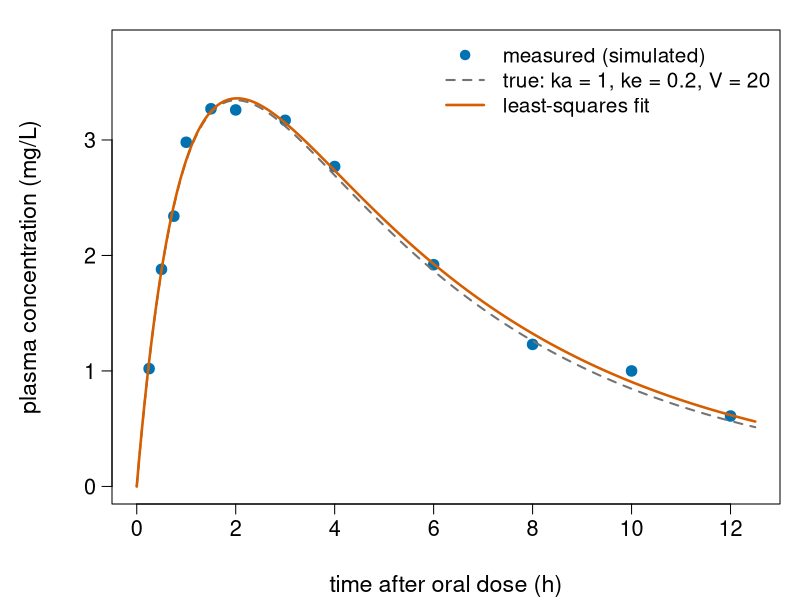
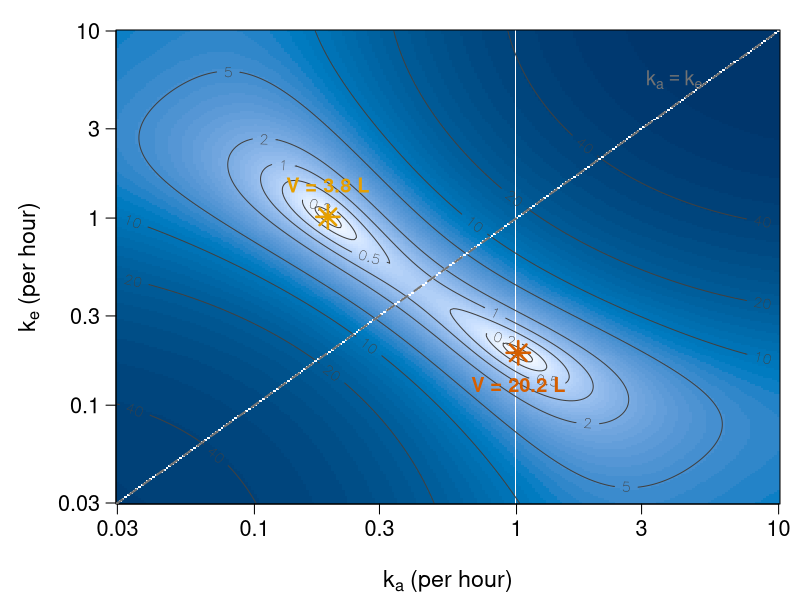
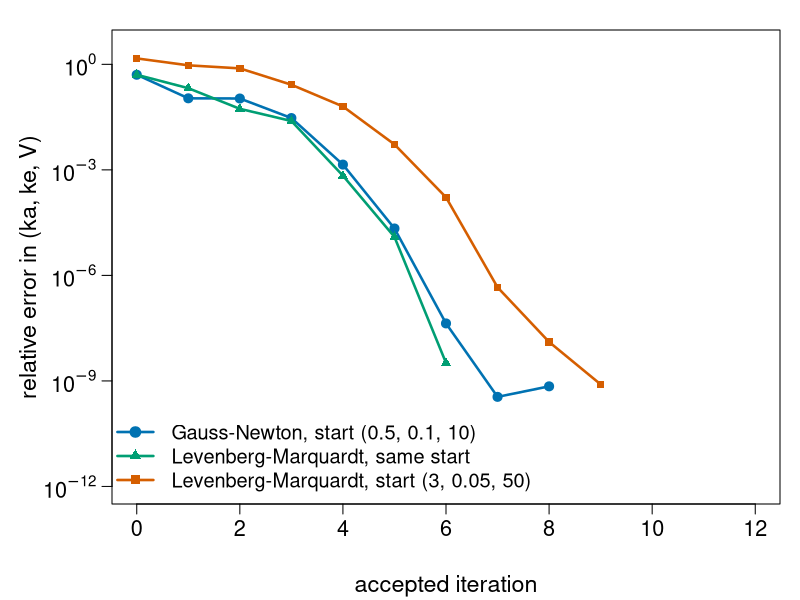
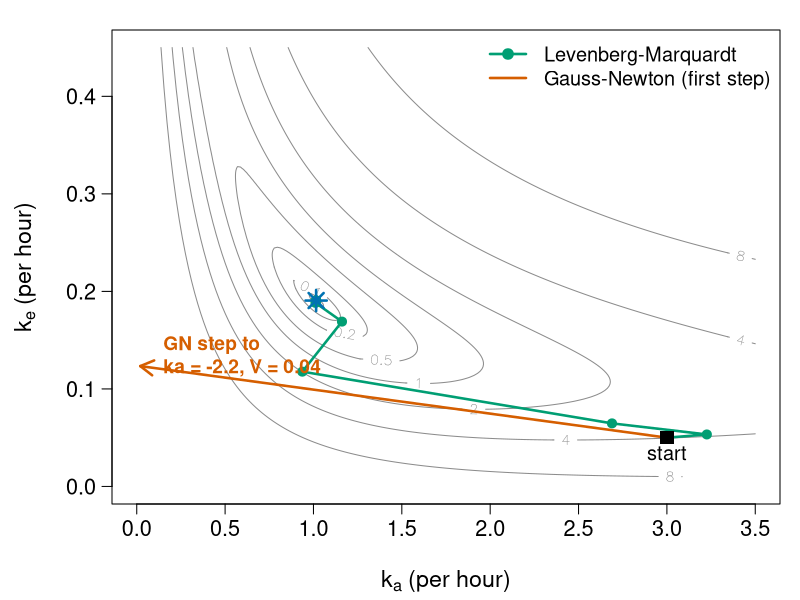
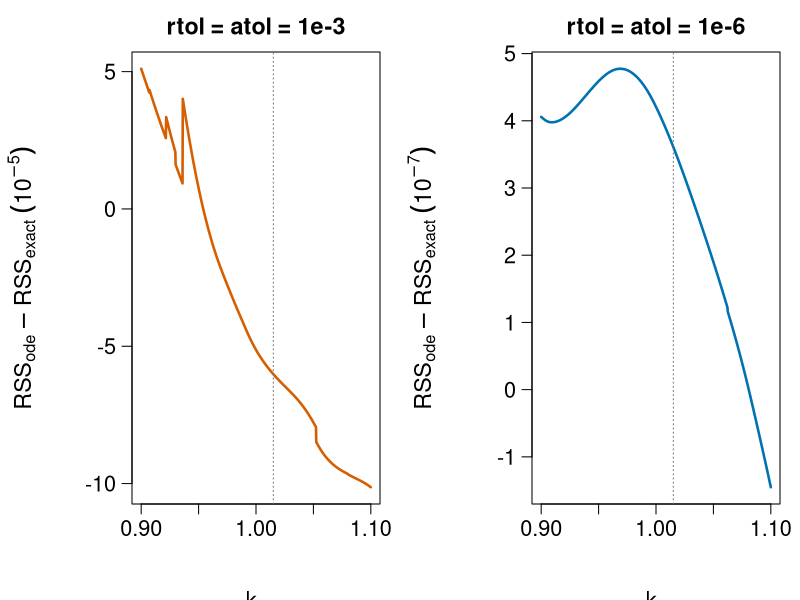
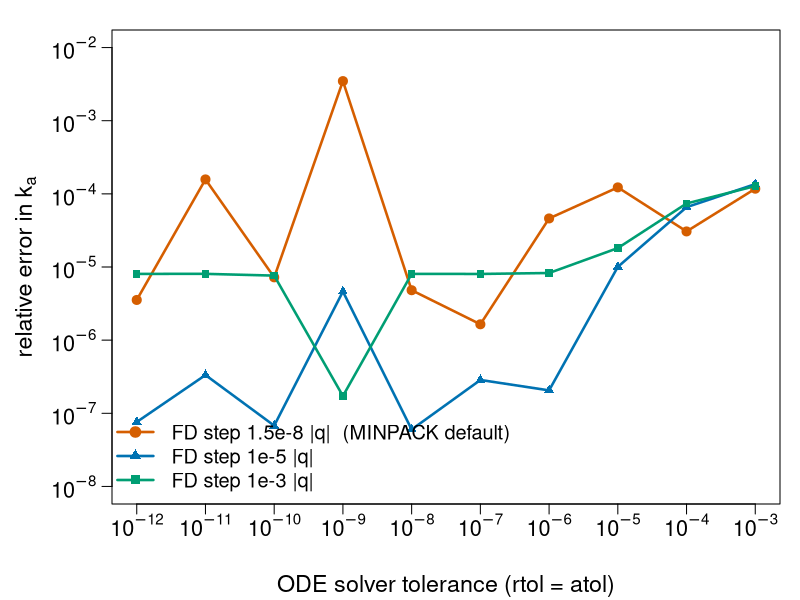
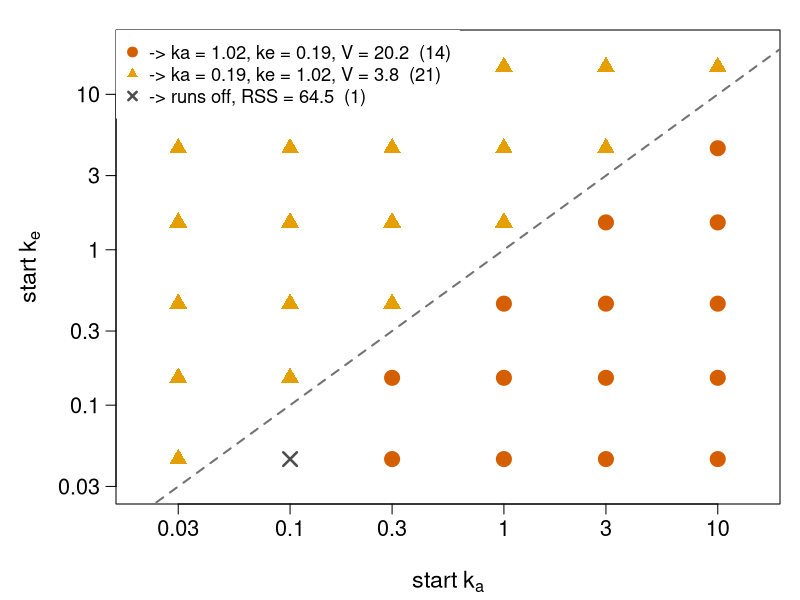
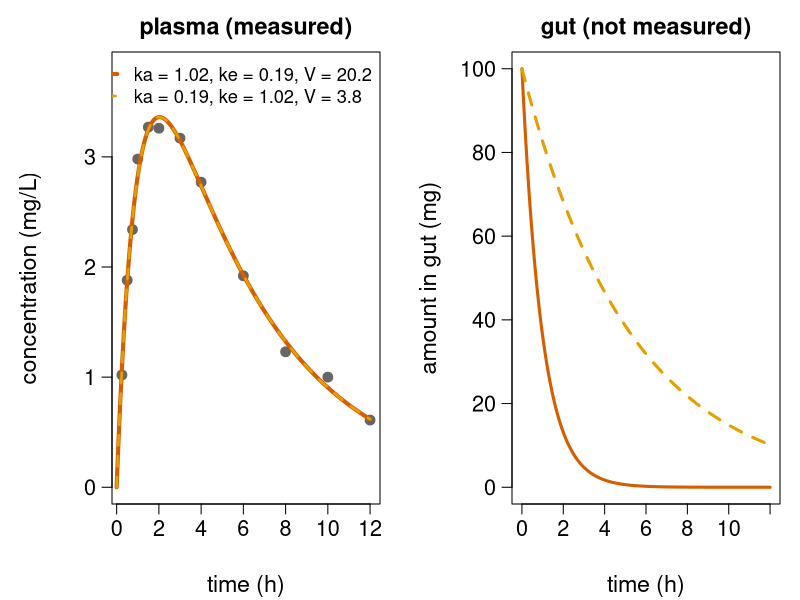

Reproduce these figures in R, in order.
# Figures for the nonlinear-least-squares/ unit
# ("Nonlinear least squares and ODE fitting").
#
# Re-run by hand from this folder (it is NOT run by `quarto render`):
#   cd nonlinear-least-squares && Rscript make-nonlinear-least-squares-figs.R
#
# Base R graphics plus deSolve and minpack.lm; writes SVG files fig01-...svg to
# fig08-...svg. The data are the simulated plasma concentrations used on the
# slides and in the exercise: one-compartment model with first-order oral
# absorption, dose 100 mg, ka = 1 /h, ke = 0.2 /h, V = 20 L, additive noise
# N(0, 0.1^2) mg/L (set.seed(1)), rounded to 2 decimals and typed in.

suppressMessages({library(deSolve); library(minpack.lm)})

## ---- the running example (same numbers as on the slides) ---------------------

D  <- 100
tt <- c(0.25, 0.5, 0.75, 1, 1.5, 2, 3, 4, 6, 8, 10, 12)
y  <- c(1.02, 1.88, 2.34, 2.98, 3.27, 3.26, 3.17, 2.77, 1.92, 1.23, 1.00, 0.61)
bateman <- function(t, ka, ke, V) D * ka / (V * (ka - ke)) * (exp(-ke * t) - exp(-ka * t))
model <- function(p) bateman(tt, p[1], p[2], p[3])
rss <- function(p) sum((y - model(p))^2)

jac <- function(p, h = 1e-7) sapply(1:3, function(j) {
  e <- replace(numeric(3), j, h * p[j]); (model(p + e) - model(p)) / e[j] })

gn_path <- function(p, maxit = 30, tol = 1e-8) {
  path <- rbind(p)
  for (k in 1:maxit) {
    delta <- tryCatch(qr.solve(jac(p), y - model(p)), error = function(e) NULL)
    if (is.null(delta)) break
    p <- p + delta; path <- rbind(path, p)
    if (!all(is.finite(model(p))) || sqrt(sum(delta^2)) < tol * sqrt(sum(p^2))) break
  }
  path
}
lm_path <- function(p, lambda = 0.01, maxit = 200, tol = 1e-8) {
  path <- rbind(p); rss0 <- rss(p)
  for (k in 1:maxit) {
    J <- jac(p); r <- y - model(p)
    delta <- qr.solve(rbind(J, sqrt(lambda) * diag(sqrt(colSums(J^2)))), c(r, 0, 0, 0))
    if (sqrt(sum(delta^2)) < tol * sqrt(sum(p^2))) break
    new <- rss(p + delta)
    if (is.finite(new) && new < rss0) {
      p <- p + delta; rss0 <- new; lambda <- lambda / 10; path <- rbind(path, p)
    } else lambda <- lambda * 10
  }
  path
}

p_hat <- coef(nlsLM(y ~ bateman(tt, ka, ke, V), start = list(ka = 0.5, ke = 0.1, V = 10),
                    control = nls.lm.control(ftol = 1e-15, ptol = 1e-15)))
p_flip <- c(p_hat[2], p_hat[1], p_hat[3] * p_hat[2] / p_hat[1])

# RSS with the scale D/V chosen optimally for each (ka, ke) ("profiled")
rss_prof <- function(ka, ke) {
  g <- ka / (ka - ke) * (exp(-ke * tt) - exp(-ka * tt))
  a <- sum(g * y) / sum(g^2)
  sum((y - a * g)^2)
}

## ---- plotting helpers ---------------------------------------------------------

col_a <- "#0072B2"   # blue
col_b <- "#D55E00"   # vermillion
col_c <- "#009E73"   # bluish green
col_d <- "#E69F00"   # orange
col_ref <- "grey45"

fig <- function(file, w = 9, h = 5.2, expr) {
  svg(file, width = w, height = h)
  par(mar = c(4.8, 5.6, 1.5, 1), las = 1, mgp = c(3.6, 0.8, 0),
      cex.lab = 1.4, cex.axis = 1.3)
  expr
  dev.off()
}
logaxis <- function(side, at) {
  axis(side, at = 10^at, labels = parse(text = paste0("10^", at)))
}

## ---- fig01: the data and the fitted curve ---------------------------------------

fig("fig01-pk-data.svg", expr = {
  tg <- seq(0, 12.5, length.out = 400)
  plot(tt, y, pch = 19, col = col_a, cex = 1.4, xlim = c(0, 12.5), ylim = c(0, 3.8),
       xlab = "time after oral dose (h)", ylab = "plasma concentration (mg/L)")
  lines(tg, bateman(tg, 1, 0.2, 20), col = col_ref, lwd = 2, lty = 2)
  lines(tg, bateman(tg, p_hat[1], p_hat[2], p_hat[3]), col = col_b, lwd = 2.5)
  legend("topright", c("measured (simulated)", "true: ka = 1, ke = 0.2, V = 20",
                       "least-squares fit"),
         pch = c(19, NA, NA), lty = c(NA, 2, 1), lwd = c(NA, 2, 2.5),
         col = c(col_a, col_ref, col_b), bty = "n", cex = 1.25)
})

## ---- fig02: the RSS landscape over (ka, ke), V profiled out -------------------

lg <- seq(log10(0.03), log10(10), length.out = 241)
Z <- outer(10^lg, 10^lg, Vectorize(function(a, e) if (abs(a - e) < 1e-9) NA else rss_prof(a, e)))
fig("fig02-rss-landscape.svg", w = 7.4, h = 6, expr = {
  par(mar = c(4.8, 5.8, 1.5, 1))
  lev <- c(0.07, 0.1, 0.2, 0.5, 1, 2, 5, 10, 20, 40)
  image(lg, lg, log10(Z), col = hcl.colors(60, "Blues 3", rev = TRUE), axes = FALSE,
        xlab = expression(k[a] ~ "(per hour)"), ylab = expression(k[e] ~ "(per hour)"))
  contour(lg, lg, Z, levels = lev, add = TRUE, labcex = 0.9, col = "grey25")
  ax <- c(0.03, 0.1, 0.3, 1, 3, 10)
  axis(1, at = log10(ax), labels = ax); axis(2, at = log10(ax), labels = ax); box()
  abline(0, 1, lty = 2, lwd = 2, col = col_ref)
  points(log10(p_hat[1]), log10(p_hat[2]), pch = 8, cex = 2.2, lwd = 2.5, col = col_b)
  points(log10(p_flip[1]), log10(p_flip[2]), pch = 8, cex = 2.2, lwd = 2.5, col = col_d)
  text(log10(p_hat[1]), log10(p_hat[2]) - 0.17, "V = 20.2 L", cex = 1.2, col = col_b, font = 2)
  text(log10(p_flip[1]), log10(p_flip[2]) + 0.17, "V = 3.8 L", cex = 1.2, col = col_d, font = 2)
  text(log10(4), log10(5.5), expression(k[a] == k[e]), cex = 1.2, col = col_ref)
})

## ---- fig03: convergence of Gauss-Newton and Levenberg-Marquardt ---------------

relerr <- function(path) apply(path, 1, function(p) sqrt(sum((p - p_hat)^2)) / sqrt(sum(p_hat^2)))
e_gn  <- relerr(gn_path(c(0.5, 0.1, 10)))
e_lm  <- relerr(lm_path(c(0.5, 0.1, 10)))
e_lm2 <- relerr(lm_path(c(3, 0.05, 50)))
fig("fig03-convergence.svg", expr = {
  plot(seq_along(e_gn) - 1, e_gn, log = "y", type = "o", pch = 19, lwd = 2.5, col = col_a,
       xlim = c(0, 12), ylim = c(1e-12, 3), yaxt = "n",
       xlab = "accepted iteration", ylab = "relative error in (ka, ke, V)")
  logaxis(2, seq(-12, 0, by = 3))
  lines(seq_along(e_lm) - 1, e_lm, type = "o", pch = 17, lwd = 2.5, col = col_c)
  lines(seq_along(e_lm2) - 1, e_lm2, type = "o", pch = 15, lwd = 2.5, col = col_b)
  legend("bottomleft", c("Gauss-Newton, start (0.5, 0.1, 10)",
                         "Levenberg-Marquardt, same start",
                         "Levenberg-Marquardt, start (3, 0.05, 50)"),
         col = c(col_a, col_c, col_b), pch = c(19, 17, 15), lwd = 2.5, bty = "n", cex = 1.2)
})

## ---- fig04: GN and LM paths from a bad start ------------------------------------

xa <- seq(0.05, 3.5, length.out = 200); ye <- seq(0.01, 0.45, length.out = 200)
Z2 <- outer(xa, ye, Vectorize(function(a, e) if (abs(a - e) < 1e-6) NA else rss_prof(a, e)))
P_lm <- lm_path(c(3, 0.05, 50)); P_gn <- gn_path(c(3, 0.05, 50))
fig("fig04-gn-lm-paths.svg", expr = {
  contour(xa, ye, Z2, levels = c(0.07, 0.1, 0.2, 0.5, 1, 2, 4, 8), labcex = 0.9,
          col = "grey55", xlab = expression(k[a] ~ "(per hour)"),
          ylab = expression(k[e] ~ "(per hour)"), xlim = c(0, 3.5), ylim = c(0, 0.45))
  lines(P_lm[, 1], P_lm[, 2], type = "o", pch = 19, lwd = 2.5, col = col_c)
  arrows(P_gn[1, 1], P_gn[1, 2], 0.02, 0.05 + (P_gn[2, 2] - 0.05) * (3 - 0.02) / (3 - P_gn[2, 1]),
         lwd = 2.5, col = col_b, length = 0.15)
  text(0.15, 0.135, "GN step to\nka = -2.2, V = 0.04", col = col_b, cex = 1.15, adj = 0, font = 2)
  points(3, 0.05, pch = 15, cex = 1.8)
  text(3, 0.05, "start", pos = 1, cex = 1.2)
  points(p_hat[1], p_hat[2], pch = 8, cex = 2, lwd = 2.5, col = col_a)
  legend("topright", c("Levenberg-Marquardt", "Gauss-Newton (first step)"),
         col = c(col_c, col_b), lwd = 2.5, pch = c(19, NA), bty = "n", cex = 1.2)
})

## ---- fig05: the RSS seen through an ODE solver -----------------------------------

pk_rhs <- function(t, A, p) list(c(-p[1] * A[1], p[1] * A[1] - p[2] * A[2]))
pk_ode <- function(p, tol) {
  out <- ode(c(D, 0), c(0, tt), pk_rhs, p, rtol = tol, atol = tol)
  out[-1, 3] / p[3]
}
kag <- seq(0.9, 1.1, length.out = 801)
dev_tol <- function(tol) sapply(kag, function(k) {
  p <- c(k, p_hat[2:3]); sum((y - pk_ode(p, tol))^2) - rss(p) })
d3 <- dev_tol(1e-3); d6 <- dev_tol(1e-6)
fig("fig05-solver-error.svg", w = 11, h = 5, expr = {
  par(mfrow = c(1, 2), mar = c(4.8, 6.6, 2.6, 1), mgp = c(4.6, 0.8, 0))
  plot(kag, d3 * 1e5, type = "l", lwd = 2.5, col = col_b, xlab = expression(k[a]),
       ylab = expression("RSS"[ode] - "RSS"[exact] ~ (10^-5)), main = "rtol = atol = 1e-3",
       cex.main = 1.4)
  abline(v = p_hat[1], lty = 3, col = col_ref)
  plot(kag, d6 * 1e7, type = "l", lwd = 2.5, col = col_a, xlab = expression(k[a]),
       ylab = expression("RSS"[ode] - "RSS"[exact] ~ (10^-7)), main = "rtol = atol = 1e-6",
       cex.main = 1.4)
  abline(v = p_hat[1], lty = 3, col = col_ref)
})

## ---- fig06: inner tolerance vs finite-difference step ----------------------------

resid_ode <- function(q, tol) y - pk_ode(exp(q), tol)
tols <- 10^-(3:12)
epsf <- c(0, 1e-10, 1e-6)        # FD step sqrt(epsfcn) * |q|; 0 means sqrt(machine eps)
E <- sapply(epsf, function(ef) sapply(tols, function(tol) {
  f <- nls.lm(log(c(0.5, 0.1, 10)), fn = resid_ode, tol = tol,
              control = nls.lm.control(epsfcn = ef))
  abs(exp(f$par[1]) / p_hat[1] - 1)
}))
fig("fig06-tolerance-step.svg", expr = {
  matplot(tols, E, log = "xy", type = "o", pch = c(19, 17, 15), lty = 1, lwd = 2.5,
          col = c(col_b, col_a, col_c), xaxt = "n", yaxt = "n", ylim = c(1e-8, 1e-2),
          xlab = "ODE solver tolerance (rtol = atol)", ylab = expression("relative error in" ~ k[a]))
  logaxis(1, -(3:12)); logaxis(2, seq(-8, -2))
  legend("bottomleft", c("FD step 1.5e-8 |q|  (MINPACK default)", "FD step 1e-5 |q|",
                         "FD step 1e-3 |q|"),
         col = c(col_b, col_a, col_c), pch = c(19, 17, 15), lwd = 2.5, bty = "n", cex = 1.2)
})

## ---- fig07: multistart -------------------------------------------------------------

resid_log <- function(q) y - bateman(tt, exp(q[1]), exp(q[2]), exp(q[3]))
g <- c(0.03, 0.1, 0.3, 1, 3, 10)
starts <- expand.grid(ka = g, ke = 1.5 * g)
ends <- t(apply(starts, 1, function(s) {
  f <- nls.lm(log(c(s, 10)), fn = resid_log, control = nls.lm.control(maxiter = 200))
  c(exp(f$par), f$deviance)
}))
cls <- ifelse(ends[, 4] > 0.1, 3, ifelse(abs(ends[, 1] - p_hat[1]) < 1e-3, 1, 2))
fig("fig07-multistart.svg", w = 7.4, h = 6, expr = {
  par(mar = c(4.8, 5.8, 1.5, 1))
  plot(log10(starts$ka), log10(starts$ke), pch = c(19, 17, 4)[cls], cex = 1.8, lwd = 2.5,
       col = c(col_b, col_d, "grey30")[cls], axes = FALSE, xlim = log10(c(0.02, 15)),
       ylim = log10(c(0.03, 20)), xlab = expression("start" ~ k[a]),
       ylab = expression("start" ~ k[e]))
  ax <- c(0.03, 0.1, 0.3, 1, 3, 10)
  axis(1, at = log10(ax), labels = ax); axis(2, at = log10(ax), labels = ax); box()
  abline(0, 0, lty = 0); abline(a = 0, b = 1, lty = 2, lwd = 2, col = col_ref)
  legend("topleft", c(sprintf("-> ka = 1.02, ke = 0.19, V = 20.2  (%d)", sum(cls == 1)),
                      sprintf("-> ka = 0.19, ke = 1.02, V = 3.8  (%d)", sum(cls == 2)),
                      sprintf("-> runs off, RSS = 64.5  (%d)", sum(cls == 3))),
         pch = c(19, 17, 4), col = c(col_b, col_d, "grey30"), pt.lwd = 2.5, bty = "o",
         bg = "white", box.col = "white", cex = 1.1)
})

## ---- fig08: the flip-flop: same plasma curve, different gut ----------------------

tg <- seq(0, 12, length.out = 400)
fig("fig08-flipflop.svg", w = 11, h = 5, expr = {
  par(mfrow = c(1, 2), mar = c(4.8, 5.6, 2.6, 1))
  plot(tt, y, pch = 19, col = "grey40", cex = 1.3, ylim = c(0, 3.8),
       xlab = "time (h)", ylab = "concentration (mg/L)", main = "plasma (measured)",
       cex.main = 1.4)
  lines(tg, bateman(tg, p_hat[1], p_hat[2], p_hat[3]), col = col_b, lwd = 4)
  lines(tg, bateman(tg, p_flip[1], p_flip[2], p_flip[3]), col = col_d, lwd = 2.5, lty = 2)
  legend("topright", c("ka = 1.02, ke = 0.19, V = 20.2", "ka = 0.19, ke = 1.02, V = 3.8"),
         col = c(col_b, col_d), lwd = c(4, 2.5), lty = c(1, 2), bty = "n", cex = 1.1)
  plot(tg, D * exp(-p_hat[1] * tg), type = "l", col = col_b, lwd = 3, ylim = c(0, 100),
       xlab = "time (h)", ylab = "amount in gut (mg)", main = "gut (not measured)",
       cex.main = 1.4)
  lines(tg, D * exp(-p_flip[1] * tg), col = col_d, lwd = 3, lty = 2)
})

cat("p_hat:", format(p_hat, digits = 10), "\n")
cat("flip:", format(p_flip, digits = 10), "\n")
cat("rss:", rss(p_hat), rss(p_flip), "\n")
print(signif(E, 2))
print(table(cls))
